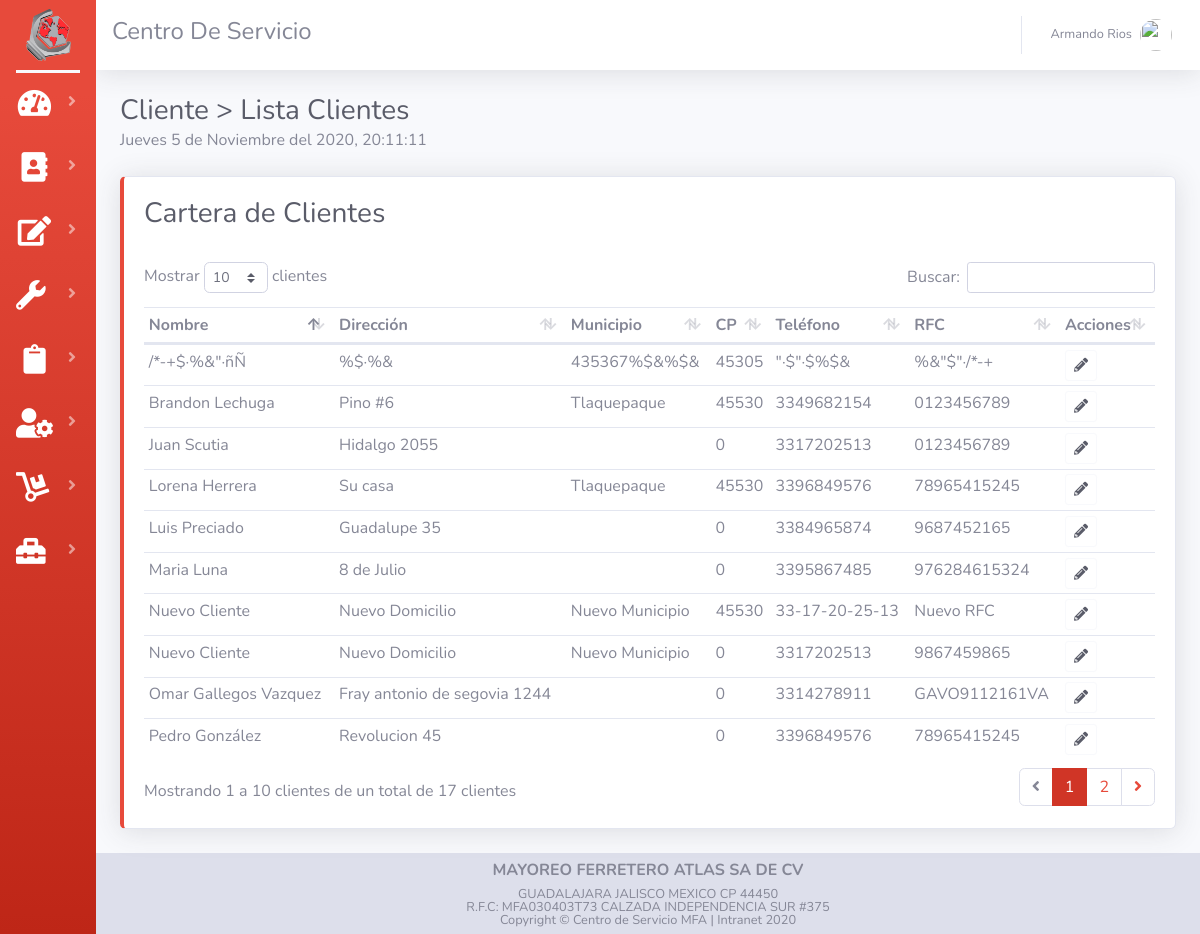
The app's page /listaCliente.php (signed in) with its own data.
### tables this page shows
CREATE TABLE `tab_cliente`  (
  `id_cliente` int(11) NOT NULL AUTO_INCREMENT,
  `nom_cliente` varchar(50) NOT NULL,
  `dir_cliente` varchar(70) NOT NULL,
  `mun_cliente` varchar(25) NOT NULL,
  `cp_cliente` int(11) NOT NULL,
  `tel_cliente` varchar(20) NOT NULL,
  `rfc_cliente` varchar(15) NOT NULL,
  `mail_cliente` varchar(50) NOT NULL,
  PRIMARY KEY (`id_cliente`) USING BTREE
);

### listaCliente.php (the view, shortened to what this page needs)
<?php session_start(); include("assets/controler/conexion.php");?>
<!DOCTYPE html>
<html lang="en">
<head>
    <?php  include("assets/common/header.php");?>
</head>
<body id="page-top">
    <div id="wrapper">
        <?php  include("assets/common/sidebar.php");?>
        <div id="content-wrapper" class="d-flex flex-column">
            <div id="content">
                <?php  include("assets/common/topbar.php");?>
                <div class="container-fluid">
                    <div class="d-sm-flex align-items-center justify-content-between mb-4">
                        <div>
                            <h1 class='h3 mb-0 text-gray-800'>Cliente > Lista Clientes</h1>
                            <div id="reloj" style="text-align: left;">
                            </div>
                        </div>
                    </div>
                    <div class="row">
                        <div class="col">
                            <div class="card border-left-danger shadow ">
                                <div class="card-body">
                                    <h1 class='h3 text-gray-800'>Cartera de Clientes</h1>
                                    <br>
                                    <div class="table-responsive">
                                        <table class="table table-hover table-sm" id="dataTableCliente" width="100%"
                                            cellspacing="0">
                                            <thead>
                                                <tr>
                                                    <th>Nombre</th>
                                                    <th>Dirección</th>
                                                    <th>Municipio</th>
                                                    <th>CP</th>
                                                    <th>Teléfono</th>
                                                    <th>RFC</th>
                                                    <th>Acciones</th>
                                                </tr>
                                            </thead>
                                            <tbody>
                                                <?php
                                        $queryCliente = "SELECT * FROM tab_cliente";
                                        $rsCliente = mysqli_query($con, $queryCliente) or die ("Error de consulta");
                                          while ($Cliente = mysqli_fetch_array($rsCliente)) {
                                            echo "
                                            <tr>
                                                    <td>".$Cliente['nom_cliente']."</td>
                                                    <td>".$Cliente['dir_cliente']."</td>
                                                    <td>".$Cliente['mun_cliente']."</td>
                                                    <td>".$Cliente['cp_cliente']."</td>
                                                    <td>".$Cliente['tel_cliente']."</td>
                                                    <td>".$Cliente['rfc_cliente']."</td>
                                                    <td><button type='button' class='btn btn-outline-light text-dark btn-sm BtnCliente' data-toggle='modal' data-target='#modalCliente'value=".$Cliente['id_cliente'].">
                                                    <i class='fas fa-pencil-alt'></i></button></td>
                                                </tr>
                                            "; } ?>
                                            </tbody>
                                        </table>
                                    </div>
                                </div>
                            </div>
                            <br>
                        </div>
                    </div>
                </div>
            </div>
            <?php  include_once("assets/common/foter.php");?>
        </div>
    </div>
</body>
</html>

### assets/css/code.css (style rules this page uses)
* { margin: 0; padding: 0; box-sizing: border-box; }

### records on screen
tab_cliente: nom_cliente "Brandon Lechuga", dir_cliente "Pino #6", mun_cliente "Tlaquepaque", cp_cliente "45530", tel_cliente "3349682154", rfc_cliente "0123456789", $Cliente['id_cliente'] 1 (drawn)
tab_cliente: nom_cliente "Juan Scutia", dir_cliente "Hidalgo 2055", cp_cliente "0", tel_cliente "3317202513", rfc_cliente "0123456789", $Cliente['id_cliente'] 2 (drawn)
tab_cliente: nom_cliente "Pedro González", dir_cliente "Revolucion 45", cp_cliente "0", tel_cliente "3396849576", rfc_cliente "78965415245", $Cliente['id_cliente'] 4 (drawn)
tab_cliente: nom_cliente "Maria Luna", dir_cliente "8 de Julio", cp_cliente "0", tel_cliente "3395867485", rfc_cliente "976284615324", $Cliente['id_cliente'] 5 (drawn)
tab_cliente: nom_cliente "Luis Preciado", dir_cliente "Guadalupe 35", cp_cliente "0", tel_cliente "3384965874", rfc_cliente "9687452165", $Cliente['id_cliente'] 6 (drawn)
tab_cliente: nom_cliente "Omar Gallegos Vazquez", dir_cliente "Fray antonio de segovia 1244", cp_cliente "0", tel_cliente "3314278911", rfc_cliente "GAVO9112161VA", $Cliente['id_cliente'] 7 (drawn)
tab_cliente: nom_cliente "/*-+$·%&\"·ñÑ", dir_cliente "%$·%&", mun_cliente "435367%$&%$&", cp_cliente "45305", tel_cliente "\"·$\"·$%$&", rfc_cliente "%&\"$\"·/*-+", $Cliente['id_cliente'] 8 (drawn)
tab_cliente: nom_cliente "Lorena Herrera", dir_cliente "Su casa", mun_cliente "Tlaquepaque", cp_cliente "45530", tel_cliente "3396849576", rfc_cliente "78965415245", $Cliente['id_cliente'] 10 (drawn)
tab_cliente: nom_cliente "Nuevo Cliente", dir_cliente "Nuevo Domicilio", mun_cliente "Nuevo Municipio", cp_cliente "45530", tel_cliente "33-17-20-25-13", rfc_cliente "Nuevo RFC", $Cliente['id_cliente'] 15 (drawn)
tab_cliente: nom_cliente "Nuevo Cliente", dir_cliente "Nuevo Domicilio", mun_cliente "Nuevo Municipio", cp_cliente "0", tel_cliente "3317202513", rfc_cliente "9867459865", $Cliente['id_cliente'] 16 (drawn)

### other values on screen
$_SESSION['name_user'] "Armando Rios"
